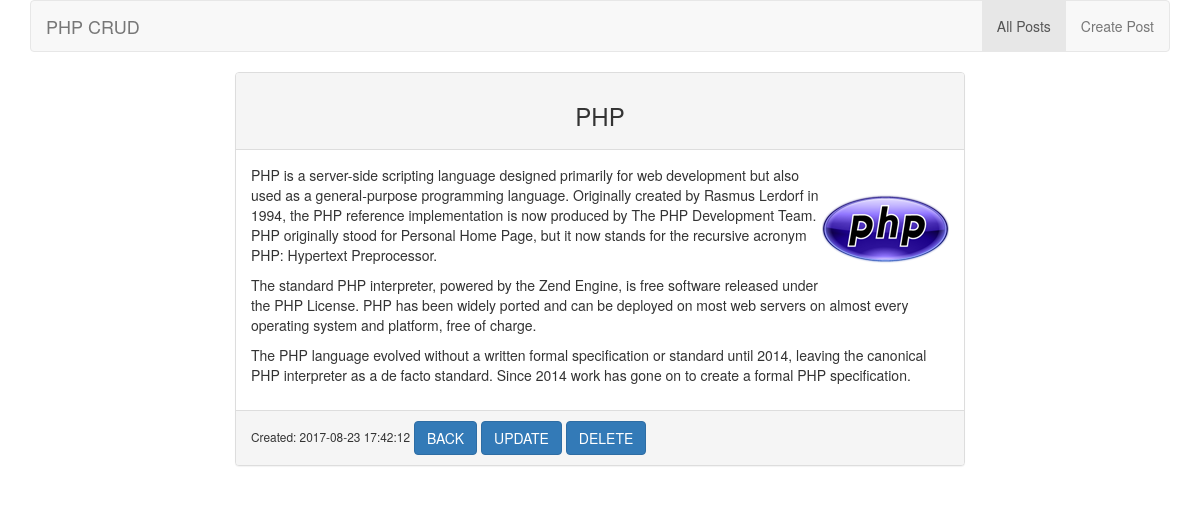
Page /?page=read.php&id=6 on the committed database.
### tables this page shows
CREATE TABLE IF NOT EXISTS `posts` (
  `id` int(11) NOT NULL AUTO_INCREMENT,
  `title` varchar(256) NOT NULL,
  `content` text NOT NULL,
  `photo` varchar(256) NOT NULL,
  `created_at` timestamp NOT NULL DEFAULT CURRENT_TIMESTAMP,
  `updated_at` timestamp NOT NULL DEFAULT CURRENT_TIMESTAMP,
  PRIMARY KEY (`id`)
);

### views/read.php (the view)
<?php
$id = $_GET['id'];
$conn = Connect::getConnection();
$conn->setAttribute(PDO::ATTR_ERRMODE, PDO::ERRMODE_EXCEPTION);
$sql = $conn->prepare("SELECT * FROM posts WHERE id=$id");
$sql->execute();
$post = $sql->fetch(PDO::FETCH_ASSOC);
?>
<div class="panel panel-default">
	<div class='panel-heading' style='text-align: center;'>
		<h3><?=$post['title']?></h3>
	</div>
	<div class='panel-body'>
		<img src="images/<?=$post['photo']?>" align='right'>
		<?=$post['content']?>
	</div>
	<div class='panel-footer'>
		<small>Created: <?=$post['created_at']?></small>
		<a href="?page=all_posts.php" class="btn btn-primary">BACK</a>
		<a href="?page=update.php&id=<?=$post['id']?>" class="btn btn-primary">UPDATE</a>
		<a href="?page=delete.php&id=<?=$post['id']?>" class="btn btn-primary">DELETE</a>
	</div>
</div>

### rows in the picture
posts: title "PHP", photo (picture), content "PHP is a server-side scripting language designed primarily for web development but also used as a general-purpose programming language. Originally created by Rasmus Lerdorf in 1994, the PHP reference implementation is now produced by The PHP Development Team. PHP originally stood for Personal Home Page, but it now stands for the recursive acronym PHP: Hypertext Preprocessor. The standard PHP interpreter, powered by the Zend Engine, is free software released under the PHP License. PHP has been widely ported and can be deployed on most web servers on almost every operating system and platform, free of charge. The PHP language evolved without a written formal specification or standard until…", created_at "2017-08-23 17:42:12"
